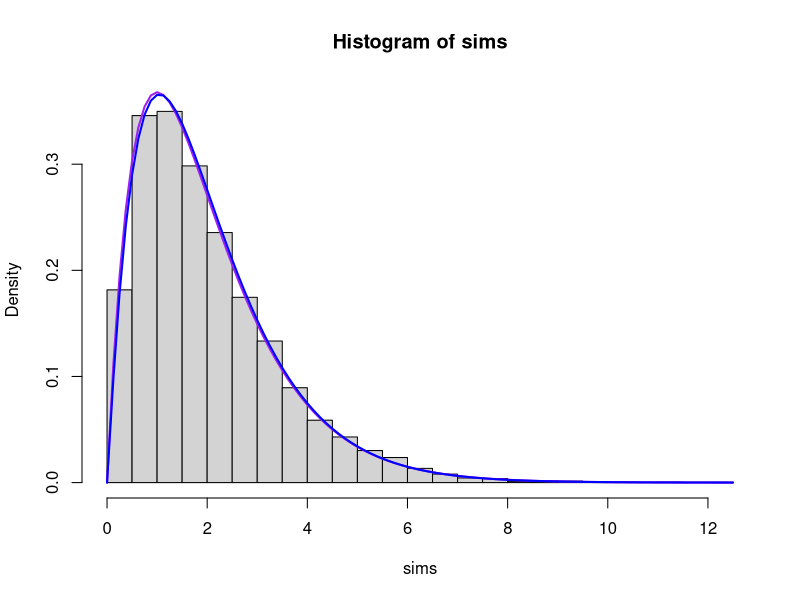
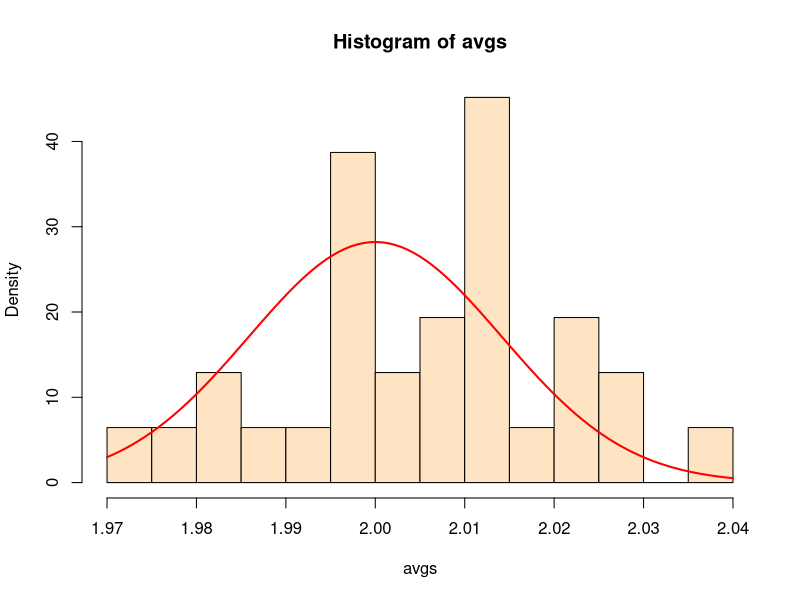

R code for these plots, in order:
#the gamma dist'n
?dgamma
#shape parameter
k=2
#scale parameter
tau=1

nsims=10000
#simulating from the gamma
sims=rgamma(nsims, k, scale=tau)
mu.hat=mean(sims)
mu.hat
v.hat=var(sims)
v.hat
tau.hat=v.hat/mu.hat
tau.hat
k.hat=mu.hat/tau.hat
k.hat
#plotting the histogram
hist(sims, breaks=25, prob=TRUE, 
     ylim=c(0, dgamma(1, k.hat, scale=tau.hat)))
#superimposing the theoretical density
curve(dgamma(x, k, scale=tau), add=TRUE, col="purple", lwd=2)

#fitting the density curve
#moment matching
#mean of gamma = tau*kappa = mean(sims)
#variance of gamma = kappa*tau^2 = var(sims)
mu.hat=mean(sims)
v.hat=var(sims)

tau.hat=mu.hat/v.hat
tau.hat
k.hat=mu.hat/tau.hat
k.hat

#plot the fitted density
curve(dgamma(x, k.hat, scale=tau.hat), add=TRUE, 
      col="blue", lwd=2)

#demo of the Central Limit Theorem
#define a function which calculates the average of 
#a simulated batch of gammas
avg.gamma<-function(n, k, tau){
  sims=rgamma(n, k, scale=tau)
  return(mean(sims))
}
#repeat this function many times
n.batches=31
avgs=replicate(n.batches, avg.gamma(nsims, k, tau))
#plot the histogram
hist(avgs, col="bisque", breaks=10, prob=TRUE)
#theoretical parameters of the bell curve
mu.norm=k*tau
sigma.norm=sqrt(k*tau^2)/sqrt(nsims)
curve(dnorm(x, mean=mu.norm, sd=sigma.norm), 
      lwd=2, col="red", add=TRUE)
